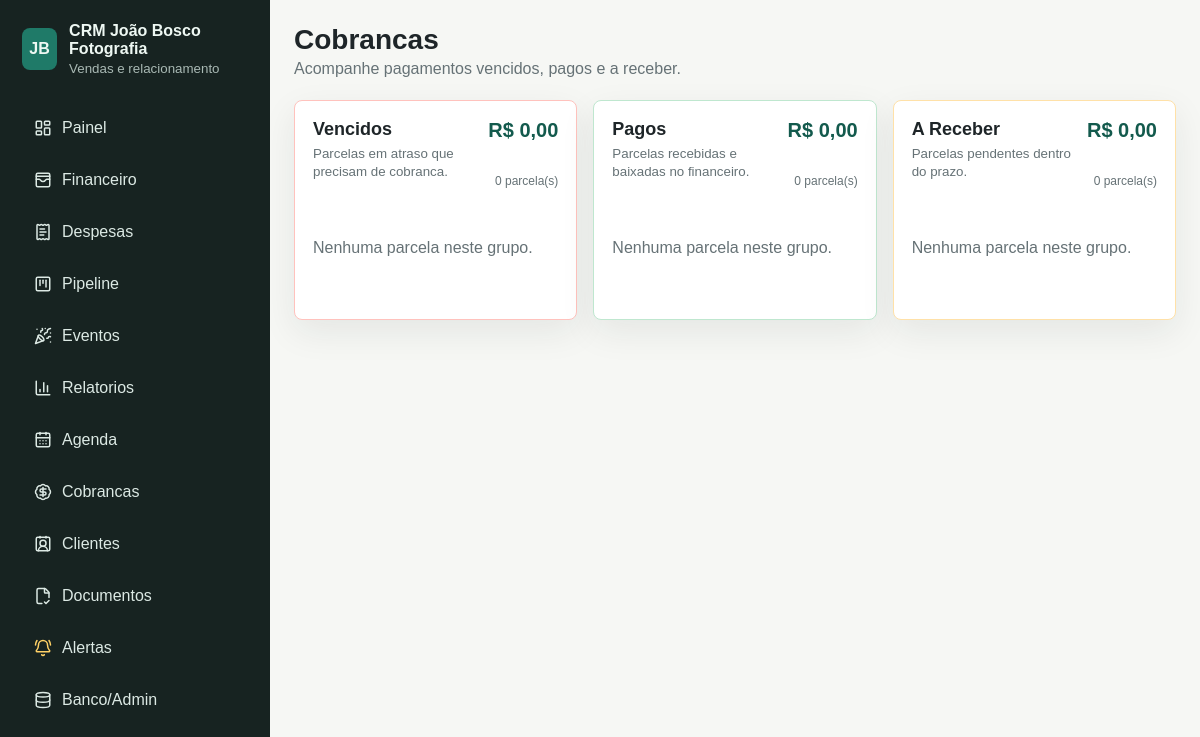
Page /cobrancas/ on the earlier database version.
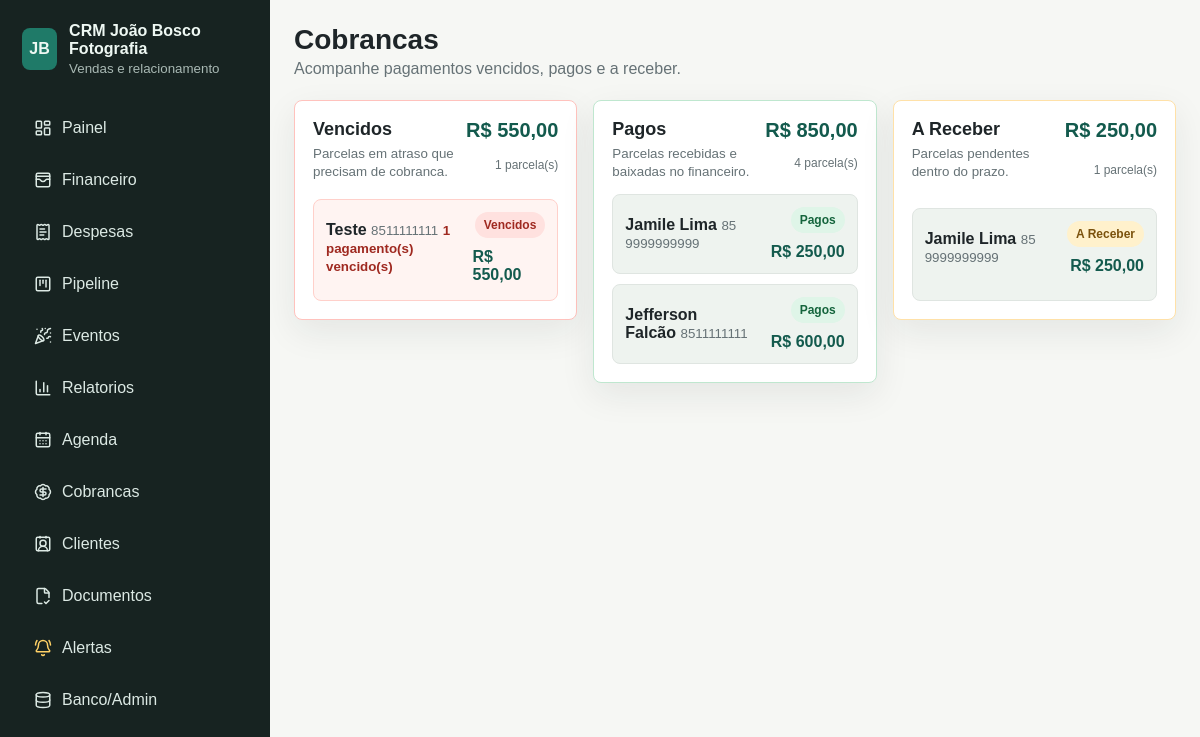
Same page on the later database version.
### crm/models.py (models this page shows, shortened)
class Cliente(models.Model):
    nome = models.CharField(max_length=160)
    telefone = models.CharField(max_length=30, blank=True)
    email = models.EmailField(blank=True)
    origem = models.CharField(max_length=80, blank=True)
    tipo_evento = models.CharField(max_length=100, blank=True)
    data_evento = models.DateField(null=True, blank=True)
    proxima_oportunidade = models.DateField(
        null=True,
        blank=True,
        help_text="Data prevista para tentar uma nova venda.",
    )
    observacoes = models.TextField(blank=True)
    criado_em = models.DateTimeField(auto_now_add=True)
    atualizado_em = models.DateTimeField(auto_now=True)
    class Meta:
        ordering = ["nome"]

### crm/views.py (the view)
# urls.py: path("cobrancas/", views.cobrancas, name="cobrancas"),
def cobrancas(request):
    hoje = timezone.localdate()
    parcelas = Parcela.objects.select_related("venda", "venda__cliente").filter(
        venda__evento__isnull=False
    )
    grupos_base = [
        ("vencidos", "Vencidos", "Parcelas em atraso que precisam de cobranca.", "vencido"),
        ("pagos", "Pagos", "Parcelas recebidas e baixadas no financeiro.", "pago"),
        ("a_receber", "A Receber", "Parcelas pendentes dentro do prazo.", "pendente"),
    ]
    grupos_cobrancas = []
    for codigo, titulo, descricao, status in grupos_base:
        itens = [parcela for parcela in parcelas if parcela.status_financeiro == status]
        clientes = {}
        for parcela in itens:
            cliente = parcela.venda.cliente
            item = clientes.setdefault(
                cliente.pk,
                {"cliente": cliente, "parcelas": [], "total": Decimal("0.00"), "vencidas": 0},
            )
            item["parcelas"].append(parcela)
            item["total"] += parcela.valor
            if parcela.status_financeiro == "vencido":
                item["vencidas"] += 1
        grupos_cobrancas.append(
            {
                "codigo": codigo,
                "titulo": titulo,
                "descricao": descricao,
                "status": status,
                "clientes": sorted(clientes.values(), key=lambda item: item["cliente"].nome.lower()),
                "total": len(itens),
                "valor_total": sum((parcela.valor for parcela in itens), Decimal("0.00")),
            }
        )
    pagamentos = parcelas.exclude(status="pago")[:40]
    pagamentos_por_cliente = {}
    for parcela in pagamentos:
        cliente = parcela.venda.cliente
        item = pagamentos_por_cliente.setdefault(
            cliente.pk,
            {"cliente": cliente, "parcelas": [], "total": Decimal("0.00"), "vencidas": 0},
        )
        item["parcelas"].append(parcela)
        item["total"] += parcela.valor
        if parcela.status_financeiro == "vencido":
            item["vencidas"] += 1
    return render(
        request,
        "crm/cobrancas.html",
        {
            "grupos_cobrancas": grupos_cobrancas,
            "pagamentos_por_cliente": pagamentos_por_cliente.values(),
            "hoje": hoje,
        },
    )

### crm/models.py (called while the page is built)
    @property
    def status_financeiro(self):
        if self.status != "pago" and self.vencimento < timezone.localdate():
            return "vencido"
        return self.status

    @property
    def status_financeiro_label(self):
        if self.status_financeiro == "vencido":
            return "Vencido"
        return self.get_status_display()

### crm/templatetags/crm_format.py (called while the page is built)
@register.filter
def brl(valor):
    try:
        numero = Decimal(valor or 0)
    except (InvalidOperation, TypeError, ValueError):
        numero = Decimal("0")
    texto = f"{numero:,.2f}"
    texto = texto.replace(",", "X").replace(".", ",").replace("X", ".")
    return f"R$ {texto}"

### templates/crm/cobrancas.html (shortened to what this page needs)
{% extends "base.html" %}
{% load crm_format %}
{% block page_title %}Cobrancas{% endblock %}
{% block page_subtitle %}Acompanhe pagamentos vencidos, pagos e a receber.{% endblock %}
{% block content %}
<section class="billing-groups">
  {% for grupo in grupos_cobrancas %}
    <article class="panel billing-group {{ grupo.codigo }}">
      <header class="billing-group-head">
        <div>
          <h2>{{ grupo.titulo }}</h2>
          <small>{{ grupo.descricao }}</small>
        </div>
        <div class="billing-group-total">
          <strong>{{ grupo.valor_total|brl }}</strong>
          <span>{{ grupo.total }} parcela(s)</span>
        </div>
      </header>
      <div class="payment-accordion">
        {% for item in grupo.clientes %}
          <details class="payment-client{% if item.vencidas %} has-overdue{% endif %}">
            <summary>
              <div>
                <strong>{{ item.cliente.nome }}</strong>
                <small>{{ item.cliente.telefone|default:"Contato nao informado" }}{% if item.cliente.email %} - {{ item.cliente.email }}{% endif %}</small>
                {% if item.vencidas %}
                  <small class="overdue-text">{{ item.vencidas }} pagamento(s) vencido(s)</small>
                {% endif %}
              </div>
              <div class="payment-summary-values">
                <span class="badge {{ grupo.status }}">{{ grupo.titulo }}</span>
                <span>{{ item.total|brl }}</span>
              </div>
            </summary>
          </details>
        {% empty %}
          <p class="empty">Nenhuma parcela neste grupo.</p>
        {% endfor %}
      </div>
    </article>
  {% endfor %}
</section>
{% endblock %}

Differences in the rows shown:
added Cliente: cliente.nome "Teste", cliente.telefone "8511111111", vencidas "1", titulo "Vencidos", total|brl "R$ 550,00"
added Cliente: cliente.nome "Jamile Lima", cliente.telefone "85 9999999999", titulo "Pagos", total|brl "R$ 250,00", titulo "A Receber"
added Cliente: cliente.nome "Jefferson Falcão", cliente.telefone "8511111111", titulo "Pagos", total|brl "R$ 600,00"
Other differences:
new list line: "Vencidos Parcelas em atraso que precisam de cobranca. R$ 550,00 1 parcela(s)"
new list line: "Pagos Parcelas recebidas e baixadas no financeiro. R$ 850,00 4 parcela(s)"
new list line: "A Receber Parcelas pendentes dentro do prazo. R$ 250,00 1 parcela(s)"
list line gone: "Vencidos Parcelas em atraso que precisam de cobranca. R$ 0,00 0 parcela(s) Nenhuma parcela neste grupo."
list line gone: "Pagos Parcelas recebidas e baixadas no financeiro. R$ 0,00 0 parcela(s) Nenhuma parcela neste grupo."
list line gone: "A Receber Parcelas pendentes dentro do prazo. R$ 0,00 0 parcela(s) Nenhuma parcela neste grupo."
